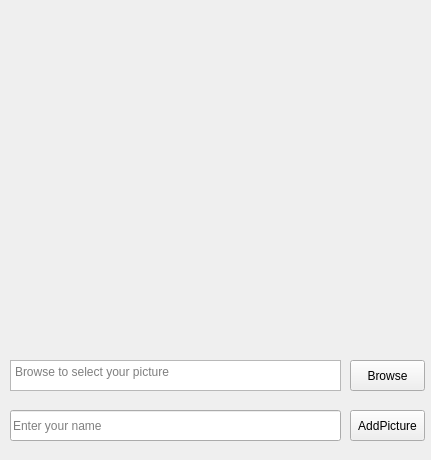
<?xml version="1.0" encoding="UTF-8"?>
<ui version="4.0">
 <class>add_pic</class>
 <widget class="QWidget" name="add_pic">
  <property name="geometry">
   <rect>
    <x>0</x>
    <y>0</y>
    <width>431</width>
    <height>460</height>
   </rect>
  </property>
  <property name="windowTitle">
   <string>Add picture</string>
  </property>
  <property name="windowIcon">
   <iconset>
    <normaloff>facial-recognition.png</normaloff>facial-recognition.png</iconset>
  </property>
  <widget class="QPushButton" name="browseButton">
   <property name="geometry">
    <rect>
     <x>350</x>
     <y>360</y>
     <width>75</width>
     <height>31</height>
    </rect>
   </property>
   <property name="text">
    <string>Browse</string>
   </property>
  </widget>
  <widget class="QLabel" name="pictureLabel">
   <property name="enabled">
    <bool>true</bool>
   </property>
   <property name="geometry">
    <rect>
     <x>10</x>
     <y>20</y>
     <width>411</width>
     <height>311</height>
    </rect>
   </property>
   <property name="text">
    <string/>
   </property>
   <property name="scaledContents">
    <bool>false</bool>
   </property>
   <property name="alignment">
    <set>Qt::AlignCenter</set>
   </property>
  </widget>
  <widget class="QTextEdit" name="showDir">
   <property name="enabled">
    <bool>true</bool>
   </property>
   <property name="geometry">
    <rect>
     <x>10</x>
     <y>360</y>
     <width>331</width>
     <height>31</height>
    </rect>
   </property>
   <property name="statusTip">
    <string/>
   </property>
   <property name="readOnly">
    <bool>true</bool>
   </property>
   <property name="placeholderText">
    <string>Browse to select your picture</string>
   </property>
  </widget>
  <widget class="QLineEdit" name="nameLabel">
   <property name="geometry">
    <rect>
     <x>10</x>
     <y>410</y>
     <width>331</width>
     <height>31</height>
    </rect>
   </property>
   <property name="text">
    <string/>
   </property>
   <property name="placeholderText">
    <string>Enter your name</string>
   </property>
  </widget>
  <widget class="QPushButton" name="addButton">
   <property name="geometry">
    <rect>
     <x>350</x>
     <y>410</y>
     <width>75</width>
     <height>31</height>
    </rect>
   </property>
   <property name="text">
    <string>AddPicture</string>
   </property>
  </widget>
 </widget>
 <resources/>
 <connections/>
</ui>
